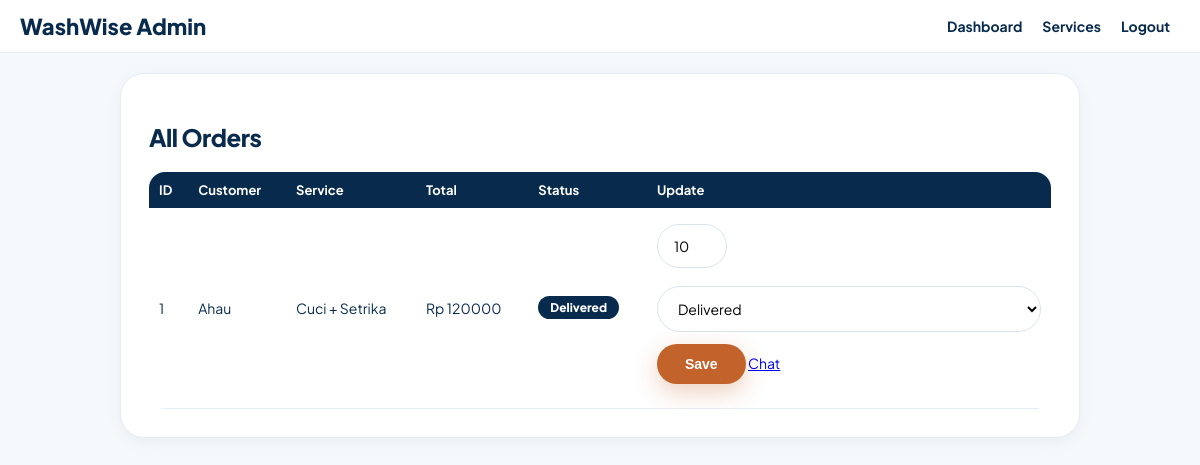
The app's page /admin/orders.php (signed in) with its own data.
### tables this page shows
CREATE TABLE `orders` (
  `id` int(11) NOT NULL,
  `user_id` int(11) DEFAULT NULL,
  `service_id` int(11) DEFAULT NULL,
  `weight` float DEFAULT 0,
  `total_price` int(11) DEFAULT 0,
  `service_type` varchar(20) DEFAULT NULL,
  `pickup_date` varchar(20) DEFAULT NULL,
  `pickup_address` text DEFAULT NULL,
  `notes` text DEFAULT NULL,
  `status` varchar(20) DEFAULT 'Waiting',
  `order_date` timestamp NOT NULL DEFAULT current_timestamp()
);

CREATE TABLE `users` (
  `id` int(11) NOT NULL,
  `name` varchar(100) DEFAULT NULL,
  `phone` varchar(20) DEFAULT NULL,
  `address` text DEFAULT NULL,
  `username` varchar(50) DEFAULT NULL,
  `password` varchar(255) DEFAULT NULL,
  `role` varchar(20) DEFAULT 'customer'
);

CREATE TABLE `services` (
  `id` int(11) NOT NULL,
  `name` varchar(100) DEFAULT NULL,
  `price_per_kg` int(11) DEFAULT NULL,
  `description` text DEFAULT NULL
);

### admin/orders.php (the view, shortened to what this page needs)
<?php include "../config.php";
$q = mysqli_query($conn, "SELECT orders.*, users.name as uname, services.name as sname FROM orders JOIN users ON orders.user_id=users.id JOIN services ON orders.service_id=services.id ORDER BY orders.id DESC");
?>
<html><head><title>Orders</title><link rel="stylesheet" href="../style.css"><meta name="viewport" content="width=device-width, initial-scale=1"></head>
<body>
<div class="navbar"><div class="logo">WashWise Admin</div><div><a href="dashboard.php">Dashboard</a><a href="services.php">Services</a><a href="../process.php?action=logout">Logout</a></div></div>
<div class="container"><div class="card"><h2>All Orders</h2>
<table><tr><th>ID</th><th>Customer</th><th>Service</th><th>Total</th><th>Status</th><th>Update</th></tr>
<?php while($o=mysqli_fetch_assoc($q)){ ?>
<tr>
<td><?php echo $o["id"]; ?></td><td><?php echo $o["uname"]; ?></td><td><?php echo $o["sname"]; ?></td><td>Rp <?php echo $o["total_price"]; ?></td>
<td><span class="badge b-<?php echo $o["status"]; ?>"><?php echo $o["status"]; ?></span></td>
<td>
<form action="../process.php?action=update_status" method="POST">
<input type="number" step="0.5" name="weight" value="<?php echo $o["weight"]; ?>" style="width:70px">
<select name="status">
<option <?php if($o["status"]=="Delivered") echo "selected"; ?>>Delivered</option>
</select>
<button class="btn btn-blue" type="submit">Save</button>
<a href="order_detail.php?id=<?php echo $o["id"]; ?>">Chat</a>
</form>
</td></tr>
<?php } ?>
</table></div></div>
</body></html>

### style.css (style rules this page uses)
:root { --white: #F6F9FC; --card: #FFFFFF; --sky: #E6EDF2; --blue: #C2632B; --blue-dark: #A0521F; --blue-light: #E08A4E; --gold: #FFB37D; --gold-dark: #C2632B; --dark: #082B4D; --muted: #42556A; --green: #1F6B43; --beige: #E6EDF2; --beige-dark: #8BA0B5; --aqua: #C2632B; --aqua-light: #E08A4E; }
* { box-sizing: border-box; }
body { margin: 0; font-family: 'Plus Jakarta Sans', Inter, Arial, sans-serif; background: var(--white); color: var(--dark); }
h1, h2, h3 { font-weight: 800; letter-spacing: -0.02em; color: var(--dark); }
.navbar { background: white; padding: 12px 20px; display: flex; justify-content: space-between; align-items: center; position: sticky; top: 0; border-bottom: 1px solid var(--sky); }
.navbar a { color: var(--dark); text-decoration: none; margin: 0 10px; font-weight: 700; font-size: 14px; }
.logo { font-size: 22px; font-weight: 800; color: var(--dark); }
.container { max-width: 1000px; margin: auto; padding: 20px; }
.card, form.box { background: var(--card); border: 1px solid var(--sky); border-radius: 24px; padding: 28px; margin-bottom: 15px; box-shadow: 0 4px 16px rgba(8,43,77,0.06); }
input, select, textarea { width: 100%; padding: 12px 16px; margin: 6px 0 12px 0; border: 1px solid #DBE4EC; border-radius: 999px; background: white; font-family: inherit; font-size: 14px; }
.btn { display: inline-flex; align-items: center; justify-content: center; gap: 8px; padding: 12px 28px; border: none; border-radius: 999px; cursor: pointer; text-decoration: none; font-weight: 800; font-size: 14px; transition: transform 0.15s, background 0.15s; }
.btn-blue { background: var(--blue); color: white; box-shadow: 0 8px 24px rgba(194,99,43,0.3); }
table { width: 100%; border-collapse: collapse; background: white; border-radius: 16px; overflow: hidden; }
th { background: var(--dark); color: white; padding: 10px; text-align: left; font-size: 13px; }
td { padding: 10px; border-bottom: 1px solid var(--sky); font-size: 14px; }
.badge { padding: 4px 12px; border-radius: 999px; font-size: 12px; font-weight: 800; color: white; }
.b-Delivered { background: var(--dark); }

### records on screen
orders: id "1", user.name "Ahau", service.name "Cuci + Setrika", total_price "120000", status "Delivered", weight "10"
